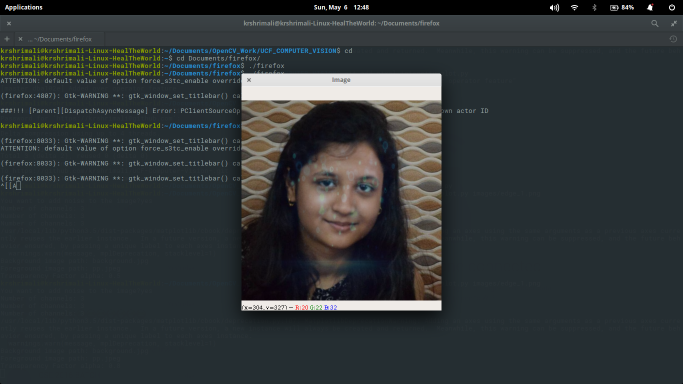
#> input picture Lecture_02/images/Krutika.png, 1366 x 768 px (shown at 1/2 size)
$ python pixel_intensity_plot.py images/Krutika.png
#> lines starting #> are read from the running program, lines starting #| are printed output that depends on the picture
'''
@author: Kushashwa Ravi Shrimali
UCF Computer Vision Course + Computer Vision Algorithms and Applications, Richard Szeliski
Next TO-DO: Compositing Equation : C = (1 - alpha)*B + alpha*F, B is background and Foreground F
'''

import cv2
import sys
import matplotlib.pyplot as plt
import numpy as np
import random
import sys
import math as m
import utils

# [42 lines left out: functions cumsum, imhist, equalize_hist, not called in this run]

def draw_hist(images):
    img  = images[0]
    img2 = images[1]

    histogram  = []
    histogram2 = []

    rows      = img.shape[0]
    cols      = img.shape[1]
    channels  = img.shape[2]

    rows2     = img2.shape[0]
    cols2     = img2.shape[1]
    channels2 = img2.shape[2]
    if(channels2 != channels):
        print("columns/rows/channels should be same of both for them to be compared.")
        return -1
    for index in range(len(img)):
         for k in range(channels):
            if(index == 0):
                if(k == 0):
                    plt.title("Pixel Intensity Graph")

                for i in range(cols):
                    histogram.append(0)
                    for j in range(rows):
                        histogram[i] += img[j][i][k]
                    histogram[i] = histogram[i]/rows

                for i in range(cols2):
                    histogram2.append(0)
                    for j in range(rows2):
                        histogram2[i] += img2[j][i][k]
                    histogram2[i] = histogram2[i]/rows2

                print("Number of channels: " + str(channels))

                if(k == 0):
                    channel = 'Blue'
                    plt.subplot(131)
                    plt.plot(histogram, color='b', label='B')
                    plt.legend(loc="upper right")

                elif(k == 1):
                    channel = 'Green'
                    plt.subplot(132)
                    plt.plot(histogram, color='g', label='G')
                    plt.legend(loc="upper right")

                elif(k == 2):
                    channel = 'Red'
                    plt.subplot(133)
                    plt.plot(histogram, color='r', label='R')
                    plt.legend(loc="upper right")

            if index == 1:
                if(k == 0):
                    channel = 'Blue'
                    plt.subplot(131)
                    plt.plot(histogram2, color = 'b', ls = '--', label='B(Noisy)')
                    plt.legend(loc="upper right")

                elif(k == 1):
                    channel = 'Green'
                    plt.subplot(132)
                    plt.plot(histogram2, color = 'g', ls = '--', label='G(Noisy)')
                    plt.legend(loc="upper right")

                elif(k == 2):
                    channel = 'Red'
                    plt.subplot(133)
                    plt.plot(histogram2, color = 'r', ls = '--', label='R(Noisy)')
                    plt.legend(loc="upper right")

                # plt.imshow("Plot")
                # plt.imshow("Plot")
    plt.show()

# [38 lines left out: functions gamma_correction, add_noise, not called in this run]

def over_operator():
    '''
    Porter and Duff (1984)
    Blinn (1994a, 1994b)
    '''
    default_path = "/home/krshrimali/Pictures/"

    B                         = default_path + str(input("Background image path: "))
    F                         = default_path + str(input("Foreground image path: "))
    transparency_factor_alpha = float(input("Transparency Factor alpha: "))
    '''
    B = "/home/krshrimali/Pictures/background.jpg"
    F = "/home/krshrimali/Pictures/Kush.jpg"
    transparency_factor_alpha = float(0.5)
    '''

    B_img                     = cv2.imread(B)
    F_img                     = cv2.imread(F)

    B_img                     = cv2.resize(B_img, (400, 400), interpolation = cv2.INTER_AREA)
    F_img                     = cv2.resize(F_img, (400, 400), interpolation = cv2.INTER_AREA)
    C                         = cv2.addWeighted(B_img, 1 - transparency_factor_alpha,
            F_img, transparency_factor_alpha, 0)

    # C = (1 - transparency_factor_alpha) * B_img + transparency_factor_alpha * F_img

    utils.show(B)
    utils.show(F)
    utils.show(C,0)

def main():
    img = cv2.imread(sys.argv[1])
#> img is the input picture: shape (768, 1366, 3); mean B, G, R 56.3, 54.6, 49

    histogram = []

    # img = cv2.cvtColor(img, cv2.COLOR_BGR2GRAY)
    channels = img.shape[2]
#> channels = 3

    # print(img[0][10])
    # considering only 1 channel

    plt.imshow(img)
    plt.show()

    # resize image to 50% down (resolution) to perform operations
    # reduces cost and time complexity

    # draw_hist(img)

    rows = img.shape[0]
#> rows = 768
    cols = img.shape[1]
#> cols = 1366

    # img2 = gamma_correction(img)

    noise_or_not = input("You want to add noise to the image?")
#> the answer given: images/Krutika.png
    if(noise_or_not.lower() == "yes"):
        img2 = add_noise(img)
        plt.imshow(img2)
        plt.show()
        draw_hist([img, img2])
    else:
        imgPath = input("give argument to the second image: ")
#> the answer given: images/Krutika.png
        img2 = cv2.imread(imgPath)
        plt.imshow(img2)
        plt.show()
        draw_hist([img, img2])
#> the loop in draw_hist, `for index in range(len(img)):` made 768 passes
#| Number of channels: 3
#| Number of channels: 3
#| Number of channels: 3
#> after the loop in draw_hist, `for index in range(len(img)):`: histogram = 4098 values, max 99.36 at index 834, min 0 at index 1366, mean 16.37; histogram2 has the same summary as histogram
#> in draw_hist, `plt.show()`:
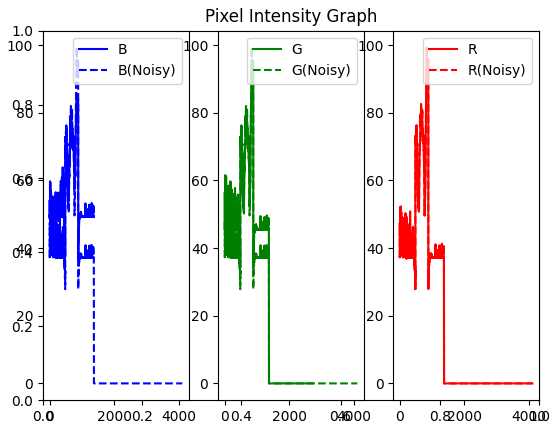
#> figure drawn by matplotlib, 3 panels; panel 1: curve peaks at x = 835, y = 85.84; panel 1: curve peaks at x = 834, y = 99.36; panel 2: curve peaks at x = 831, y = 94.08; panel 2: curve peaks at x = 834, y = 99.36

    over_operator()
    '''
    print("Now applying cdf to the original image, histogram equalization ")
    new_img, original_hist, new_hist, transform_func = equalize_hist(img)

    cv2.imshow("new_img", new_img)
    cv2.imwrite("new_img.png", new_img)
    cv2.waitKey(0)
    cv2.destroyAllWindows()

    plt.plot(original_hist, color = 'b', ls = '--', label = 'Original Histogram')
    plt.legend(loc="upper right")
    plt.plot(new_hist, color = 'r', label = 'New Histogram')
    plt.legend(loc="upper right")

    plt.show()
    '''
    '''
    plt.imshow(img2)
    plt.show()
    draw_hist([img, img2])
    '''
#> (the run stopped early here; a loop or call above may not have finished)
